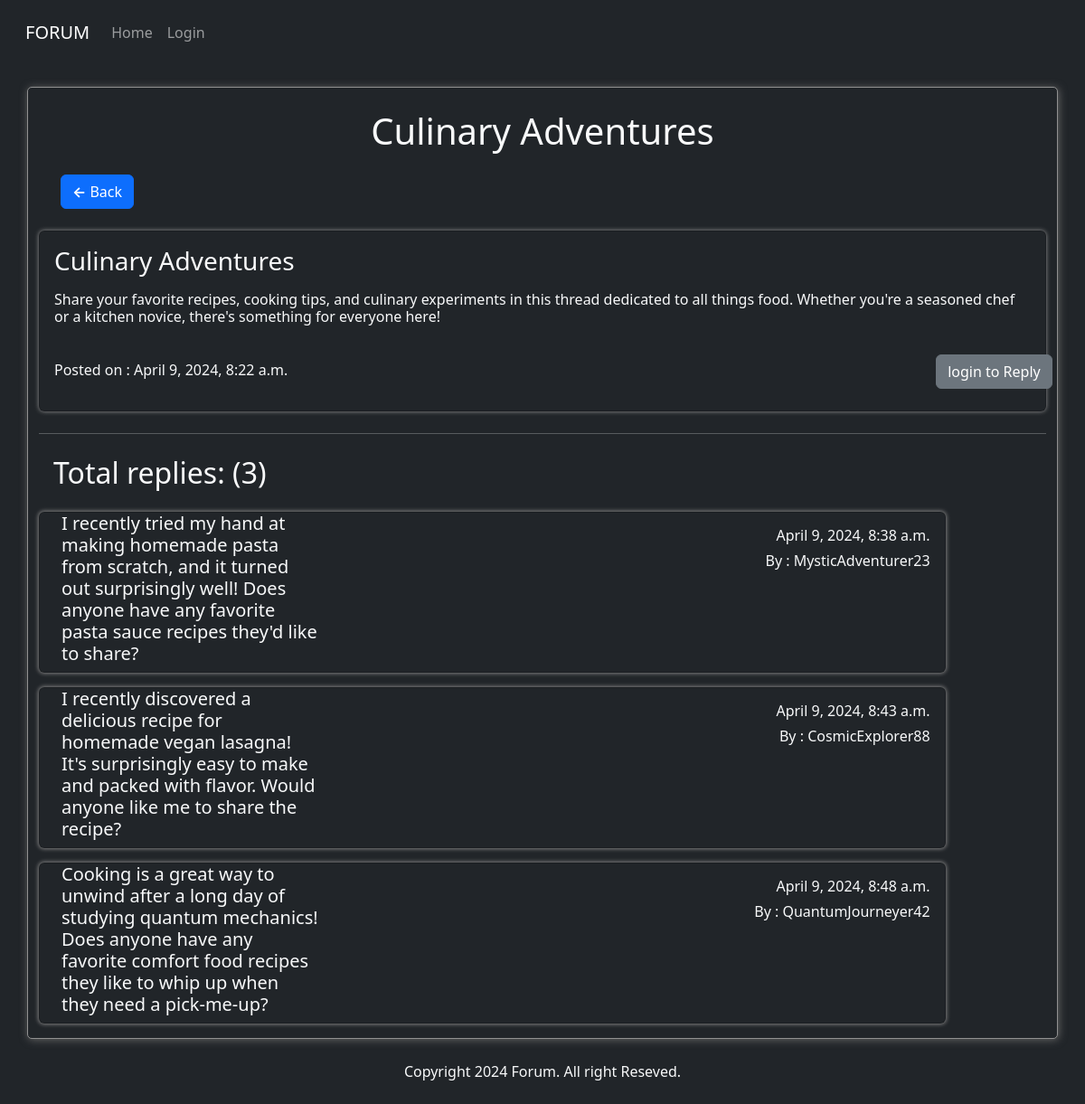
Screenshot of /thread/12 with the database file from the repository.
### forumapp/models.py (models this page shows, shortened)
class Thread(models.Model):
    title = models.CharField(max_length=40)
    description = models.CharField(max_length=600)
    date_created = models.DateTimeField(auto_now_add=True)

class Reply(models.Model):
    thread = models.ForeignKey(Thread, on_delete=models.CASCADE)
    user = models.ForeignKey(User, on_delete=models.CASCADE)
    message = models.TextField()
    date_created = models.DateTimeField(auto_now_add=True)

### forumapp/views.py (the view)
# urls.py: path('thread/<int:thread_id>',views.thread,name='thread'),
def thread(request, thread_id):
    the_thread = Thread.objects.get(pk=thread_id)
    if request.method == 'POST':
        form = ReplyForm(request.POST)
        if form.is_valid():
            reply = form.save(commit=False)
            reply.thread = the_thread
            reply.user = request.user
            reply.save()
            return redirect('thread', thread_id=the_thread.id)
    else:
        form = ReplyForm()
    return render(request, 'forumapp/thread.html',{'form':form, 'thread':the_thread})

### templates/forumapp/thread.html (shortened to what this page needs)
{% extends 'forumapp/base.html' %}
{% block body %}
<div class="container my-container my-4 bg-dark">
    <center>
        <h1 class="my-4 text-light">{{ thread.title }}</h1>
    </center>
    <p>
        <a class="btn btn-primary mx-4" type="button" href="{% url 'index' %}">
            <strong>&larr;</strong> Back
        </a>
    </p>
    <div class="card my-4 bg-dark text-light" style="width: 100%;box-shadow: 0px 0px 5px 0px rgb(150,150,150);">
        <div class="card-body">
            <h3 class="card-title">{{ thread.title }}</h3>
            <h6 class="card-text mb-4 mt-3">{{ thread.description }}</h6>
            <span>Posted on : {{ thread.date_created }}</span>
            {% if user.is_authenticated %}
            <a href="#post-reply" class="btn btn-secondary my-2" style="position: relative; right:-66%;">Post Reply</a>
            {% else %}
            <a href="{% url 'login' %}" class="btn btn-secondary my-2" style="position: relative; right:-66%;">login to Reply</a>
            {% endif %}
        </div>
    </div>
    <hr class="text-light my-4">
    <h2 class="my-4 mx-3 text-light">Total replies: ({{ thread.reply_set.count }})</h2>
    {% for reply in thread.reply_set.all %}
    <div class="card mb-3 bg-dark text-light" style="max-width: 90%; box-shadow: 0px 0px 4px 1px grey">
        <div class="row g-0">
            <div class="col-md-4" style="display: flex; justify-items:center; align-items:center">
                <h5 class="mx-4">{{ reply.message }}</h5>
            </div>
            <div class="col-md-8">
                <div class="card-body">
                    <h6 class="card-text" style="text-align: right;">{{ reply.date_created }}</h6>
                    <h6 class="card-text" style="text-align: right;">By : {{ reply.user.username }} </h6>
                </div>
            </div>
        </div>
    </div>
    {% endfor %}
</div>
<footer class="text-light mb-4">
    <center>Copyright {% now "Y" %} Forum. All right Reseved.</center>
</footer>
{% endblock %}

### static/forumapp/css/style.css (style rules this page uses)
.my-container { border: 1px solid rgb(145, 145, 145); box-shadow: 1px 1px 10px 0px rgb(100, 100, 100); border-radius: 5px; }

### rows the page displays
Thread: title "Culinary Adventures", description "Share your favorite recipes, cooking tips, and culinary experiments in this thread dedicated to all things food. Whether you're a seasoned chef or a kitchen novice, there's something for everyone here!", date_created "April 9, 2024, 8:22 a.m.", reply_set.count "3"
Reply: message "I recently tried my hand at making homemade pasta from scratch, and it turned out surprisingly well! Does anyone have any favorite pasta sauce recipes they'd like to share?", date_created "April 9, 2024, 8:38 a.m.", user.username "MysticAdventurer23"
Reply: message "I recently discovered a delicious recipe for homemade vegan lasagna! It's surprisingly easy to make and packed with flavor. Would anyone like me to share the recipe?", date_created "April 9, 2024, 8:43 a.m.", user.username "CosmicExplorer88"
Reply: message "Cooking is a great way to unwind after a long day of studying quantum mechanics! Does anyone have any favorite comfort food recipes they like to whip up when they need a pick-me-up?", date_created "April 9, 2024, 8:48 a.m.", user.username "QuantumJourneyer42"
